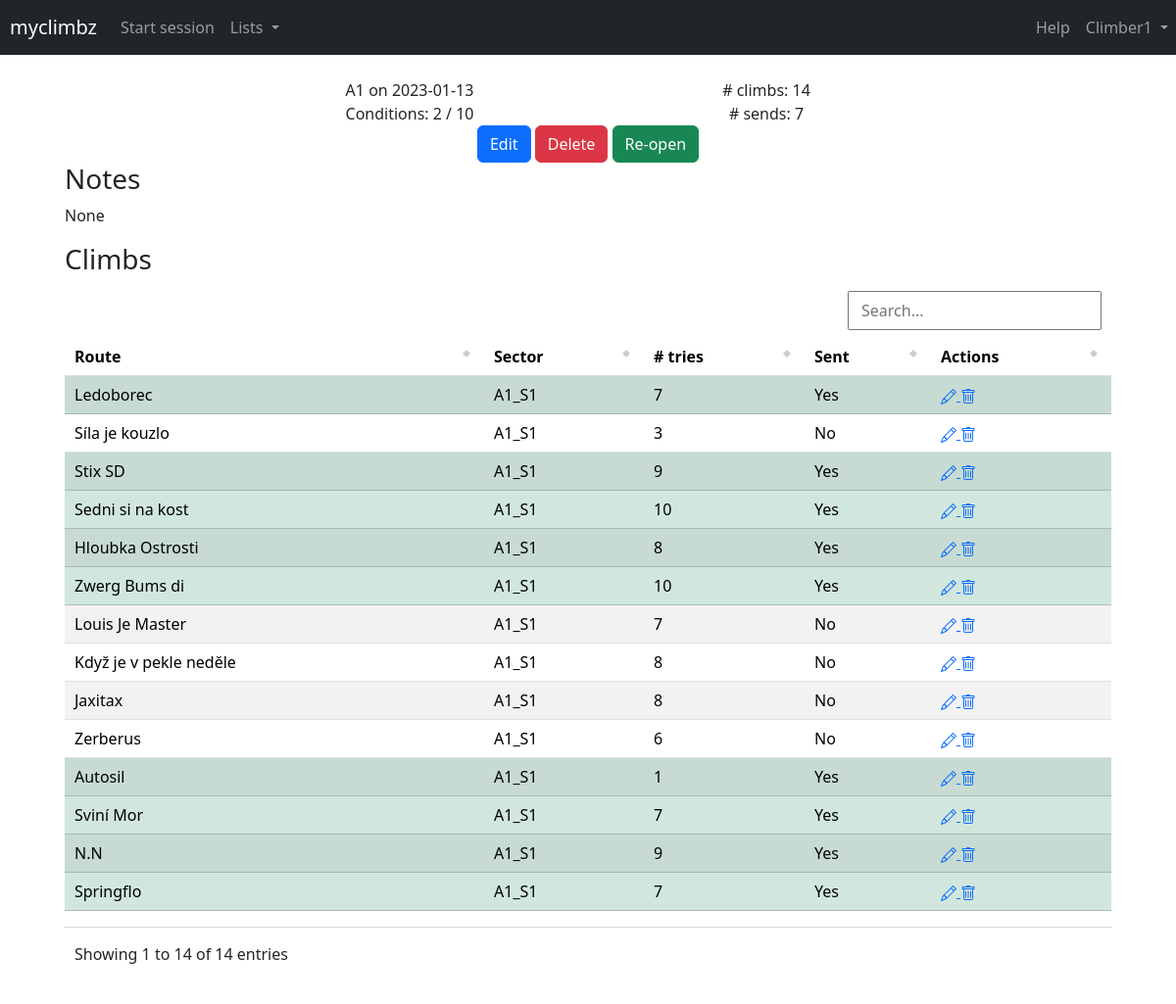
Before: /session/2 (signed in) with the older database file.
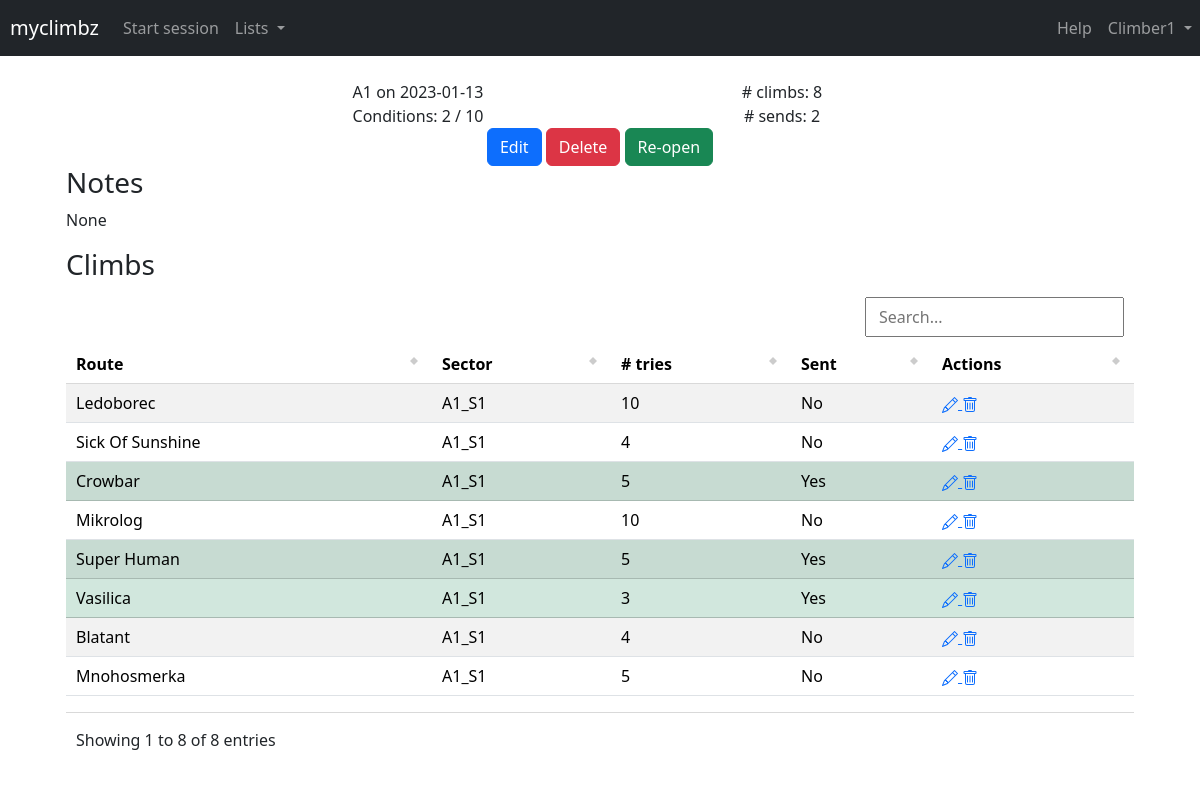
After: the same page with the newer database file.
### climbz/models/climb.py (models this page shows)
class Climb(db.Model):
    id = db.Column(db.Integer, primary_key=True)
    n_attempts = db.Column(db.Integer, default=0)
    sent = db.Column(db.Boolean, nullable=False)
    flashed = db.Column(db.Boolean, nullable=False)
    comment = db.Column(db.Text)
    link = db.Column(db.String(300))
    climber_id = db.Column(db.Integer, db.ForeignKey("climber.id"))
    route_id = db.Column(db.Integer, db.ForeignKey("route.id"))
    session_id = db.Column(db.Integer, db.ForeignKey("session.id"))

### climbz/models/route.py (models this page shows, shortened)
class Route(db.Model):
    id = db.Column(db.Integer, primary_key=True)
    name = db.Column(db.String(200), nullable=False)
    created_by = db.Column(db.Integer, db.ForeignKey("climber.id"), nullable=False)
    latitude = db.Column(db.Float)
    longitude = db.Column(db.Float)
    comment = db.Column(db.Text)
    link = db.Column(db.String(300))
    sit_start = db.Column(db.Boolean, nullable=False, default=False)
    height = db.Column(db.Float, db.CheckConstraint("height >= 0"))
    inclination = ConstrainedInteger("inclination", -50, 90)
    sector_id = db.Column(db.Integer, db.ForeignKey("sector.id"))
    climbs = db.relationship("Climb", backref="route", cascade="all, delete")
    opinions = db.relationship("Opinion", backref="route", cascade="all, delete")
    UniqueConstraint("name", "sector_id", name="unique_route_name_in_sector")
    @property
    def sent(self) -> bool:
        return any(
            climb.sent
            for climb in self.climbs
            if climb.session.climber_id == current_user.id
        )

### climbz/models/sector.py (models this page shows, shortened)
class Sector(db.Model):
    id = db.Column(db.Integer, primary_key=True)
    name = db.Column(db.String(200), nullable=False)
    created_by = db.Column(db.Integer, db.ForeignKey("climber.id"), nullable=False)
    area_id = db.Column(db.Integer, db.ForeignKey("area.id"))
    routes = db.relationship("Route", backref="sector", cascade="all, delete")
    comment = db.Column(db.Text)
    UniqueConstraint("name", "area_id", name="unique_sector_name_in_area")

### climbz/blueprints/sessions/routes.py (the view)
@sessions.route("/session/<int:session_id>")
def page_session(session_id: int) -> str:
    return render("session.html", session=Session.query.get(session_id))

### climbz/blueprints/utils.py (called while the page is built)
@login_required
def render(*args, **kwargs) -> str:
    kwargs["title"] = kwargs.get("title", "Climbz")
    kwargs["error"] = flask_session.pop("error", None)
    kwargs["open_session"] = Session.query.get(flask_session.get("session_id", -1))
    kwargs["username"] = current_user.name
    kwargs["user_id"] = current_user.id
    kwargs["user_role"] = current_user.role
    kwargs["user_grade_scale"] = current_user.grade_scale
    path = request.path
    if not path.startswith("/edit_") and not path.startswith("/add_"):
        flask_session["call_from_url"] = path
    return render_template(
        *args,
        **kwargs,
    )

### climbz/models/climber.py (called while the page is built)
@login_manager.user_loader
def load_climber(climber_id: int) -> Climber:
    return Climber.query.get(int(climber_id))

### run.py (called while the page is built, shortened)
@app.before_request
def check_request_validity():
    if not request.endpoint:
        return
    elif request.endpoint == "climbers.login" or "static" in request.endpoint:
        return
    elif not current_user.is_authenticated:
        return redirect(url_for("climbers.login"))

### climbz/templates/session.html (shortened to what this page needs)
{% extends "main.html" %}
{% block content %}
<div class="container">
    <div class="row">
        <div class="col-4 offset-md-2">
            <div class="row">
                <div class="col-xs-12 center-block text-center">{{ session.area.name }} on {{ session.date }}</div>
            </div>
            {% if session.conditions %}
            <div class="row">
                <div class="col-xs-12 center-block text-center">Conditions: {{ session.conditions }} / 10</div>
            </div>
            {% endif %}
        </div>
        <div class="col-4">
            <div class="row">
                <div class="col-xs-12 center-block text-center"># climbs: {{ session.climbs | length }}</div>
            </div>
            <div class="row">
                <div class="col-xs-12 center-block text-center">
                    # sends: {{ session.climbs | map(attribute='sent') | sum }}
                </div>
            </div>
        </div>
    </div>
</div>
{% if session.climber_id == user_id or user_role == 1 %}
<div class="container">
    <div class="col-xs-12 center-block text-center">
        <a href="{{ url_for('sessions.edit_session', session_id=session.id) }}" class="btn btn-primary">Edit</a>
        <a href="{{ url_for('sessions.delete_session', session_id=session.id) }}" class="btn btn-danger">Delete</a>
        {% if not open_session %}
        <a href="{{ url_for('sessions.reopen_session', session_id=session.id) }}" class="btn btn-success">Re-open</a>
        {% endif %}
    </div>
</div>
{% endif %}
<div class="container">
    <h3>Notes</h3>
    <p>{{ session.comment }}</p>
</div>
<div class="container">
    <h3>Climbs</h3>
    <table id="content_table" class="table table-striped table-hover">
        <thead>
            <tr>
                <th>Route</th>
                <th>Sector</th>
                <th># tries</th>
                <th>Sent</th>
                {% if session.climber_id == user_id or user_role == 1 %}
                <th>Actions</th>
                {% endif %}
            </tr>
        </thead>
        <tbody>
            {% for climb in session.climbs %}
            {% if climb.route.sent %}
            {% set sent = "Yes" %}
            {% else %}
            {% set sent = "No" %}
            {% endif %}
            {% set onclick = "window.location=\"" + url_for('routes.page_route', route_id=climb.route.id) + "\"" %}
            {% if sent == "Yes" %}
            <tr class="table-success">
                {% else %}
            <tr>
                {% endif %}
                <td onclick={{ onclick }}>{{ climb.route.name }}</td>
                <td onclick={{ onclick }}>{{ climb.route.sector.name }}</td>
                <td onclick={{ onclick }}>{{ climb.n_attempts }}</td>
                <td onclick={{ onclick }}>{{ sent }}</td>
                {% if session.climber_id == user_id or user_role == 1 %}
                <td>
                    <a href="{{ url_for('climbs.edit_climb', climb_id=climb.id) }}">
                    </a>
                    <a href="{{ url_for('climbs.delete_climb', climb_id=climb.id) }}">
                    </a>
                </td>
                {% endif %}
            </tr>
            {% endfor %}
        </tbody>
    </table>
</div>
{% endblock content %}

Changed rows visible on the page:
no longer on this page (row edited): Climb: route.name "Stix SD", route.sector.name "A1_S1", n_attempts "9", sent "Yes"
no longer on this page (row edited): Climb: route.name "Sedni si na kost", route.sector.name "A1_S1", n_attempts "10", sent "Yes"
no longer on this page (row edited): Climb: route.name "Hloubka Ostrosti", route.sector.name "A1_S1", n_attempts "8", sent "Yes"
no longer on this page (row edited): Climb: route.name "Zwerg Bums di", route.sector.name "A1_S1", n_attempts "10", sent "Yes"
no longer on this page (row edited): Climb: route.name "Louis Je Master", route.sector.name "A1_S1", n_attempts "7", sent "No"
no longer on this page (row edited): Climb: route.name "Když je v pekle neděle", route.sector.name "A1_S1", n_attempts "8", sent "No"
no longer on this page (row edited): Climb: route.name "Jaxitax", route.sector.name "A1_S1", n_attempts "8", sent "No"
no longer on this page (row edited): Climb: route.name "Zerberus", route.sector.name "A1_S1", n_attempts "6", sent "No"
no longer on this page (row edited): Climb: route.name "Autosil", route.sector.name "A1_S1", n_attempts "1", sent "Yes"
no longer on this page (row edited): Climb: route.name "Sviní Mor", route.sector.name "A1_S1", n_attempts "7", sent "Yes"
no longer on this page (row edited): Climb: route.name "N.N", route.sector.name "A1_S1", n_attempts "9", sent "Yes"
no longer on this page (row edited): Climb: route.name "Springflo", route.sector.name "A1_S1", n_attempts "7", sent "Yes"
changed Climb "Ledoborec": n_attempts "7" → "10"; sent "Yes" → "No"
changed Climb: route.name "Síla je kouzlo" → "Sick Of Sunshine"; n_attempts "3" → "4"
now on this page (row edited): Climb: route.name "Crowbar", route.sector.name "A1_S1", n_attempts "5", sent "Yes"
now on this page (row edited): Climb: route.name "Mikrolog", route.sector.name "A1_S1", n_attempts "10", sent "No"
now on this page (row edited): Climb: route.name "Super Human", route.sector.name "A1_S1", n_attempts "5", sent "Yes"
now on this page (row edited): Climb: route.name "Vasilica", route.sector.name "A1_S1", n_attempts "3", sent "Yes"
now on this page (row edited): Climb: route.name "Blatant", route.sector.name "A1_S1", n_attempts "4", sent "No"
now on this page (row edited): Climb: route.name "Mnohosmerka", route.sector.name "A1_S1", n_attempts "5", sent "No"
Other visible differences:
{{ session.climbs | length }}: "14" → "8"
{{ session.climbs | map(attribute='sent') | sum }}: "7" → "2"
text written by a page script: "Showing 1 to 14 of 14 entries" → "Showing 1 to 8 of 8 entries"
